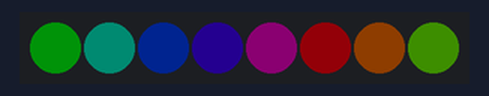
Simulated run of this program. Board: MicroPython board. On the bench: 8 RGB LEDs in strip order, left to right. Dim RGB values are drawn brighter than linear; library files of the repository ran but are not shown: neopixel.py.

Above: at 0.45 s.
At 2.26 s:
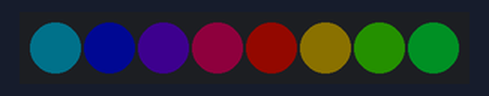
At 7.09 s:
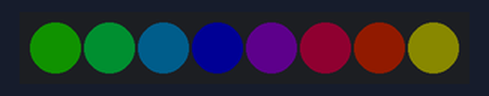
At 11.92 s:
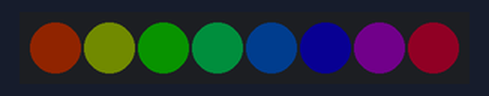
At 16.74 s:
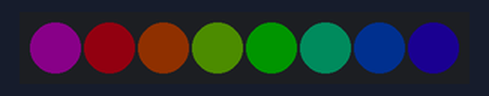
At 21.57 s:
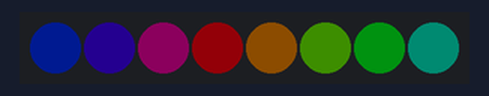
Timing chart, 0 to 22.0 s (numbered marks = the images above):
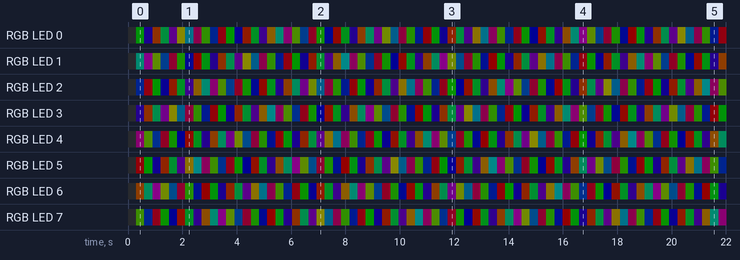

Measured:
- by itself, RGB LED 0: off → RGB(0, 19, 1) at 0.30 s, → RGB(3, 0, 17) 0.30 s later, → RGB(15, 5, 0) 0.30 s later, → RGB(0, 14, 6) 0.30 s later, … (72 changes in this stretch)
- by itself, RGB LED 2: off → RGB(0, 4, 16) at 0.30 s, → RGB(18, 0, 2) 0.30 s later, → RGB(0, 20, 0) 0.30 s later, → RGB(1, 0, 19) 0.30 s later, … (72 changes in this stretch)

The program:

06.2_Rainbow_light.py
```python
from machine import Pin
from neopixel import myNeopixel
import time

NUM_LEDS = 8
np = myNeopixel(NUM_LEDS, 16)

red = 0                  #red
green = 0                #green
blue = 0                 #blue

def wheel(pos):
    global red, green, blue
    WheelPos = pos % 255
    if WheelPos < 85:
        red = (255-WheelPos*3)
        green = (WheelPos*3)
        blue=0
    elif WheelPos >= 85 and WheelPos < 170:
        WheelPos -= 85;
        red = 0
        green = (255 - WheelPos*3)
        blue = (WheelPos*3)
    else :
        WheelPos -= 170;
        red = (WheelPos*3)
        green = 0
        blue = (255-WheelPos*3)

np.brightness(20)
while True:
    for i in range(0, 255):
        for j in range(0, 8):
            wheel(i + j*255 // 8)
            np.set_pixel(j, red, green, blue)
        np.show()
        time.sleep_ms(1)
```
